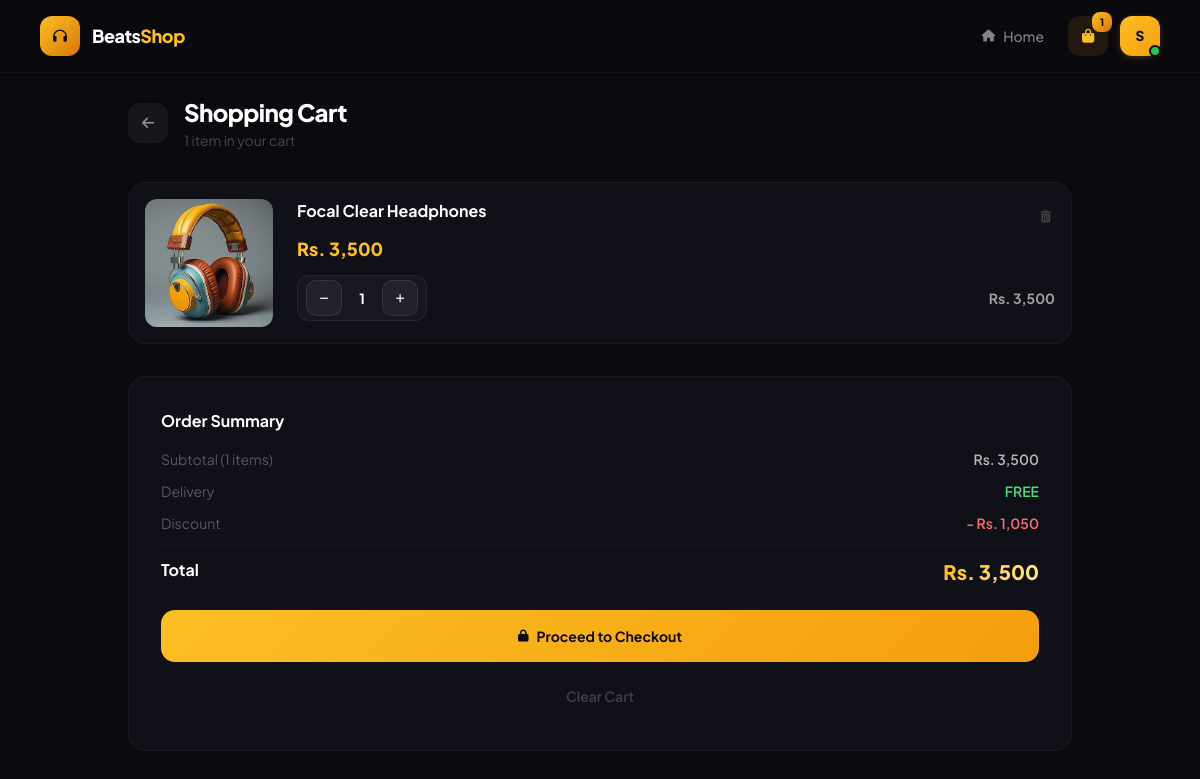
/frontend/cart.php (signed in), run on the app's committed database.
### tables this page shows
CREATE TABLE `users` (
  `id` int(11) NOT NULL,
  `name` varchar(100) DEFAULT NULL,
  `email` varchar(100) DEFAULT NULL,
  `password` varchar(255) DEFAULT NULL,
  `image` varchar(255) DEFAULT NULL,
  `phone` varchar(20) DEFAULT NULL,
  `address` text DEFAULT NULL,
  `role` enum('user','admin') DEFAULT 'user',
  `created_at` timestamp NOT NULL DEFAULT current_timestamp()
);

CREATE TABLE `cart` (
  `id` int(11) NOT NULL,
  `user_id` int(11) DEFAULT NULL,
  `product_id` int(11) DEFAULT NULL,
  `quantity` int(11) DEFAULT 1,
  `created_at` timestamp NOT NULL DEFAULT current_timestamp()
);

CREATE TABLE `products` (
  `id` int(11) NOT NULL,
  `category_id` int(11) DEFAULT NULL,
  `product_name` varchar(255) NOT NULL,
  `description` text DEFAULT NULL,
  `price` decimal(10,2) DEFAULT NULL,
  `stock` int(11) NOT NULL DEFAULT 0,
  `image` varchar(255) DEFAULT NULL,
  `created_at` timestamp NOT NULL DEFAULT current_timestamp()
);

### frontend/cart.php (the view, shortened to what this page needs)
<?php
include("../backend/config/db.php");
$isLoggedIn = isset($_SESSION['user_id']) && !empty($_SESSION['user_id']);
$loginPage = "../user/login.php";
$cart = [];
$total = 0;
$cart_count = 0;
$userName = $userEmail = $userInitial = "U";
$showLoginWarning = false;
if ($isLoggedIn) {
    $user_id = $_SESSION['user_id'];
    $uStmt = mysqli_prepare($conn, "SELECT name, email FROM users WHERE id = ?");
    mysqli_stmt_bind_param($uStmt, "i", $user_id);
    mysqli_stmt_execute($uStmt);
    $uResult = mysqli_stmt_get_result($uStmt);
    if ($uRow = mysqli_fetch_assoc($uResult)) {
        $userName = $uRow['name'];
        $userInitial = strtoupper(substr($userName, 0, 1));
    }
    $stmt = mysqli_prepare($conn, "
        SELECT
            c.id AS cart_id,
            p.id AS product_id,
            p.product_name,
            p.price,
            p.image,
            c.quantity
        FROM cart c
        INNER JOIN products p ON c.product_id = p.id
        WHERE c.user_id = ?
    ");
    mysqli_stmt_bind_param($stmt, "i", $user_id);
    mysqli_stmt_execute($stmt);
    $result = mysqli_stmt_get_result($stmt);
    while ($row = mysqli_fetch_assoc($result)) {
        $cart[] = $row;
        $total += $row['price'] * $row['quantity'];
        $cart_count += $row['quantity'];
    }
} else {
    $showLoginWarning = true;
}
?>
<!DOCTYPE html>
<html lang="en">
<head>
<script src="https://cdn.tailwindcss.com"></script>
<link rel="stylesheet" href="https://cdnjs.cloudflare.com/ajax/libs/font-awesome/6.5.0/css/all.min.css">
</head>
<body>
<nav class="nav-blur fixed top-0 left-0 right-0 z-50 px-6 lg:px-10 py-4">
  <div class="max-w-7xl mx-auto flex items-center justify-between">
    <a href="product_detail.php" class="flex items-center gap-3 text-decoration-none">
      <div class="w-10 h-10 rounded-xl bg-gradient-to-br from-gold-400 to-gold-600 flex items-center justify-center">
        <i class="fa-solid fa-headphones text-surface-900 text-sm"></i>
      </div>
      <span class="text-lg font-extrabold text-white tracking-tight">Beats<span class="text-gold-400">Shop</span></span>
    </a>
    <div class="flex items-center gap-3">
      <a href="product_detail.php" class="hidden sm:flex items-center gap-2 text-sm font-medium text-white/50 hover:text-white transition px-3 py-2 rounded-xl hover:bg-white/5">
        <i class="fa-solid fa-house text-xs"></i> Home
      </a>
      <a href="cart.php" class="relative w-10 h-10 rounded-xl bg-gold-500/10 flex items-center justify-center transition text-gold-400">
        <i class="fa-solid fa-bag-shopping text-sm"></i>
        <?php if (!$showLoginWarning && $cart_count > 0) { ?>
          <span class="absolute -top-1 -right-1 w-5 h-5 rounded-lg bg-gradient-to-br from-gold-400 to-gold-600 text-surface-900 text-[10px] font-extrabold flex items-center justify-center"><?= $cart_count ?></span>
        <?php } ?>
      </a>
      <?php if ($isLoggedIn) { ?>
      <div class="profile-wrap" id="profileWrap">
        <button class="profile-btn" id="profileBtn" onclick="toggleProfile()">
          <?= $userInitial ?>
          <span class="online-dot"></span>
        </button>
      </div>
      <?php } ?>
    </div>
  </div>
</nav>
<main class="pt-24 pb-20">
  <div class="max-w-5xl mx-auto px-6 lg:px-10">
    <?php if ($showLoginWarning) { ?>
    <div class="flex flex-col items-center justify-center min-h-[70vh]">
      <div class="fade-up" style="animation-delay:0s">
        <div class="lock-icon-wrap float-anim mb-8">
          <div class="pulse-ring"></div>
          <i class="fa-solid fa-lock text-4xl text-orange-400/60"></i>
        </div>
      </div>
      <div class="fade-up text-center" style="animation-delay:0.1s">
        <h1 class="text-2xl sm:text-3xl font-extrabold text-white tracking-tight">Login Required</h1>
        <p class="text-sm text-white/30 mt-3 max-w-sm leading-relaxed">
          Please sign in to your account to view your cart and place orders. If you don't have an account, you can register for free.
        </p>
      </div>
      <div class="flex flex-col sm:flex-row items-center gap-3 mt-8 fade-up" style="animation-delay:0.2s">
        <a href="<?= $loginPage ?>" class="btn-cart px-8 py-3.5 text-sm gap-2">
          <i class="fa-solid fa-right-to-bracket text-xs"></i> Login Now
        </a>
        <a href="product_detail.php" class="btn-outline px-8 py-3.5 text-sm gap-2">
          <i class="fa-solid fa-arrow-left text-xs"></i> Back to Shop
        </a>
      </div>
      <div class="flex items-center gap-6 mt-10 fade-up" style="animation-delay:0.3s">
        <div class="flex items-center gap-2">
          <i class="fa-solid fa-shield-halved text-xs text-orange-400/30"></i>
          <span class="text-xs text-white/15">Secure Login</span>
        </div>
        <div class="flex items-center gap-2">
          <i class="fa-solid fa-bolt text-xs text-orange-400/30"></i>
          <span class="text-xs text-white/15">Quick Access</span>
        </div>
        <div class="flex items-center gap-2">
          <i class="fa-solid fa-lock text-xs text-orange-400/30"></i>
          <span class="text-xs text-white/15">Data Protected</span>
        </div>
      </div>
    </div>
    <?php } else { ?>
    <div class="flex items-center gap-4 mb-8">
      <a href="product_detail.php" class="w-10 h-10 rounded-xl bg-white/5 hover:bg-white/10 flex items-center justify-center transition text-white/50 hover:text-white">
        <i class="fa-solid fa-arrow-left text-sm"></i>
      </a>
      <div>
        <h1 class="text-2xl font-extrabold text-white tracking-tight">Shopping Cart</h1>
        <p class="text-sm text-white/25 mt-0.5"><?= $cart_count ?> item<?= $cart_count !== 1 ? 's' : '' ?> in your cart</p>
      </div>
    </div>
    <div class="space-y-4 mb-8">
      <?php foreach ($cart as $item) {
        $subtotal = $item['price'] * $item['quantity'];
      ?>
      <div class="cart-card p-4 flex gap-4 sm:gap-6">
        <a href="product_detail.php?id=<?= $item['product_id'] ?>" class="w-24 h-24 sm:w-32 sm:h-32 rounded-xl overflow-hidden shrink-0 bg-surface-700">
          <img src="../backend/uploads/<?= $item['image'] ?>" alt="<?= htmlspecialchars($item['product_name']) ?>"
               class="w-full h-full object-cover"
               onerror="this.src='https://picsum.photos/seed/<?= $item['product_id'] ?>/200/200.jpg'">
        </a>
        <div class="flex-1 min-w-0">
          <div class="flex items-start justify-between gap-3">
            <a href="product_detail.php?id=<?= $item['product_id'] ?>" class="text-sm sm:text-base font-bold text-white hover:text-gold-400 transition truncate">
              <?= htmlspecialchars($item['product_name']) ?>
            </a>
            <button onclick="removeFromCart(<?= $item['cart_id'] ?>)" class="remove-btn shrink-0" title="Remove">
              <i class="fa-solid fa-trash-can text-xs"></i>
            </button>
          </div>
          <p class="text-lg font-extrabold text-gold-400 mt-1">Rs. <?= number_format($item['price'], 0) ?></p>
          <div class="flex items-center justify-between mt-3">
            <div class="flex items-center gap-2 bg-white/[0.03] border border-white/[0.06] rounded-xl px-2 py-1">
              <button class="qty-btn" onclick="updateQty(<?= $item['cart_id'] ?>, -1)">
                <i class="fa-solid fa-minus text-[10px]"></i>
              </button>
              <span class="text-sm font-bold text-white w-6 text-center"><?= $item['quantity'] ?></span>
              <button class="qty-btn" onclick="updateQty(<?= $item['cart_id'] ?>, 1)">
                <i class="fa-solid fa-plus text-[10px]"></i>
              </button>
            </div>
            <span class="text-sm font-bold text-white/60">Rs. <?= number_format($subtotal, 0) ?></span>
          </div>
        </div>
      </div>
      <?php } ?>
    </div>
    <div class="cart-card p-6 sm:p-8">
      <h3 class="text-base font-bold text-white mb-4">Order Summary</h3>
      <div class="space-y-3 mb-6">
        <div class="flex justify-between">
          <span class="text-sm text-white/30">Subtotal (<?= $cart_count ?> items)</span>
          <span class="text-sm font-semibold text-white/70">Rs. <?= number_format($total, 0) ?></span>
        </div>
        <div class="flex justify-between">
          <span class="text-sm text-white/30">Delivery</span>
          <span class="text-sm font-semibold text-green-400">FREE</span>
        </div>
        <div class="flex justify-between">
          <span class="text-sm text-white/30">Discount</span>
          <span class="text-sm font-semibold text-red-400">- Rs. <?= number_format($total * 0.3, 0) ?></span>
        </div>
        <div class="h-px bg-white/[0.04]"></div>
        <div class="flex justify-between">
          <span class="text-base font-bold text-white">Total</span>
          <span class="text-xl font-extrabold text-shimmer">Rs. <?= number_format($total, 0) ?></span>
        </div>
      </div>
      <button onclick="checkout()" class="btn-cart w-full py-4 text-sm gap-2 cursor-pointer">
        <i class="fa-solid fa-lock text-xs"></i> Proceed to Checkout
      </button>
      <button onclick="clearCart()" class="w-full mt-3 py-3 text-sm font-semibold text-white/20 hover:text-red-400 transition bg-transparent border-none cursor-pointer">
        Clear Cart
      </button>
    </div>
    <?php } ?>
  </div>
</main>
</body>
</html>

### frontend/cart.php (style rules this page uses)
* { margin:0; padding:0; box-sizing:border-box; }
body { font-family:'Plus Jakarta Sans',sans-serif; background:#0a0a0f; color:#fff; }
.nav-blur { background:rgba(10,10,15,0.75); backdrop-filter:blur(20px); border-bottom:1px solid rgba(255,255,255,0.04); }
.cart-card { background:#101018; border:1px solid rgba(255,255,255,0.04); border-radius:18px; transition:all 0.3s ease; }
.text-shimmer { background:linear-gradient(90deg,#fbbf24,#fde68a,#fbbf24); background-size:200% auto; -webkit-background-clip:text; -webkit-text-fill-color:transparent; background-clip:text; animation:shimmer 3s linear infinite; }
.btn-cart { background:linear-gradient(135deg,#fbbf24,#f59e0b); color:#0a0a0f; font-weight:700; border:none; border-radius:14px; transition:all 0.25s ease; position:relative; overflow:hidden; text-decoration:none; display:inline-flex; align-items:center; justify-content:center; }
.btn-cart::before { content:''; position:absolute; top:0; left:-100%; width:100%; height:100%; background:linear-gradient(90deg,transparent,rgba(255,255,255,0.25),transparent); transition:left 0.5s ease; }
.qty-btn { width:36px; height:36px; border-radius:10px; background:rgba(255,255,255,0.05); border:1px solid rgba(255,255,255,0.08); color:#fff; display:flex; align-items:center; justify-content:center; cursor:pointer; transition:all 0.2s; font-size:0.8rem; }
.remove-btn { color:rgba(255,255,255,0.2); transition:all 0.2s; cursor:pointer; background:none; border:none; padding:4px; }
.profile-wrap { position:relative; }
.profile-btn { width:40px;height:40px;border-radius:12px; background:linear-gradient(135deg,#fbbf24,#f59e0b); display:flex;align-items:center;justify-content:center; cursor:pointer;transition:all 0.25s ease;border:none; font-weight:800;font-size:0.85rem;color:#0a0a0f; box-shadow:0 2px 10px -2px rgba(251,191,36,0.3); }
.online-dot { position:absolute;bottom:-1px;right:-1px; width:12px;height:12px;border-radius:50%; background:#22c55e; border:2px solid #0a0a0f; }

### data on the page
users: name "S"
cart: product.image (picture), product.product_name "Focal Clear Headphones", product.price "3,500", quantity "1", subtotal "3,500"

### other printed values
$cart_count "1"
$total "3,500"
$total * 0.3 "1,050"
